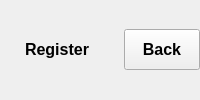
                     <widget class="QWidget" name="widget_21" native="true">
                      <layout class="QHBoxLayout" name="horizontalLayout_9">
                       <property name="spacing">
                        <number>0</number>
                       </property>
                       <property name="leftMargin">
                        <number>0</number>
                       </property>
                       <property name="topMargin">
                        <number>0</number>
                       </property>
                       <property name="rightMargin">
                        <number>0</number>
                       </property>
                       <property name="bottomMargin">
                        <number>0</number>
                       </property>
                       <item>
                        <widget class="QWidget" name="widget_22" native="true">
                         <layout class="QHBoxLayout" name="horizontalLayout_10">
                          <property name="spacing">
                           <number>0</number>
                          </property>
                          <property name="leftMargin">
                           <number>0</number>
                          </property>
                          <property name="topMargin">
                           <number>0</number>
                          </property>
                          <property name="rightMargin">
                           <number>5</number>
                          </property>
                          <property name="bottomMargin">
                           <number>0</number>
                          </property>
                          <item>
                           <widget class="QPushButton" name="registerStudButton">
                            <property name="font">
                             <font>
                              <family>MS Sans Serif</family>
                              <pointsize>12</pointsize>
                              <weight>75</weight>
                              <bold>true</bold>
                             </font>
                            </property>
                            <property name="styleSheet">
                             <string notr="true">	padding: 10px 25px;
	border-top-left-radius: 10px;
	border-bottom-left-radius: 10px;</string>
                            </property>
                            <property name="text">
                             <string>Register</string>
                            </property>
                            <property name="iconSize">
                             <size>
                              <width>12</width>
                              <height>12</height>
                             </size>
                            </property>
                            <property name="autoDefault">
                             <bool>false</bool>
                            </property>
                            <property name="default">
                             <bool>false</bool>
                            </property>
                            <property name="flat">
                             <bool>false</bool>
                            </property>
                           </widget>
                          </item>
                         </layout>
                        </widget>
                       </item>
                       <item>
                        <widget class="QWidget" name="widget_23" native="true">
                         <layout class="QHBoxLayout" name="horizontalLayout_11">
                          <property name="spacing">
                           <number>0</number>
                          </property>
                          <property name="leftMargin">
                           <number>5</number>
                          </property>
                          <property name="topMargin">
                           <number>0</number>
                          </property>
                          <property name="rightMargin">
                           <number>0</number>
                          </property>
                          <property name="bottomMargin">
                           <number>0</number>
                          </property>
                          <item>
                           <widget class="QPushButton" name="backButton_2">
                            <property name="sizePolicy">
                             <sizepolicy hsizetype="Minimum" vsizetype="Fixed">
                              <horstretch>0</horstretch>
                              <verstretch>0</verstretch>
                             </sizepolicy>
                            </property>
                            <property name="baseSize">
                             <size>
                              <width>0</width>
                              <height>0</height>
                             </size>
                            </property>
                            <property name="font">
                             <font>
                              <family>MS Sans Serif</family>
                              <pointsize>12</pointsize>
                              <weight>75</weight>
                              <bold>true</bold>
                             </font>
                            </property>
                            <property name="styleSheet">
                             <string notr="true">	padding: 10px 10px;
</string>
                            </property>
                            <property name="text">
                             <string>Back</string>
                            </property>
                            <property name="iconSize">
                             <size>
                              <width>16</width>
                              <height>16</height>
                             </size>
                            </property>
                           </widget>
                          </item>
                         </layout>
                        </widget>
                       </item>
                      </layout>
                     </widget>
